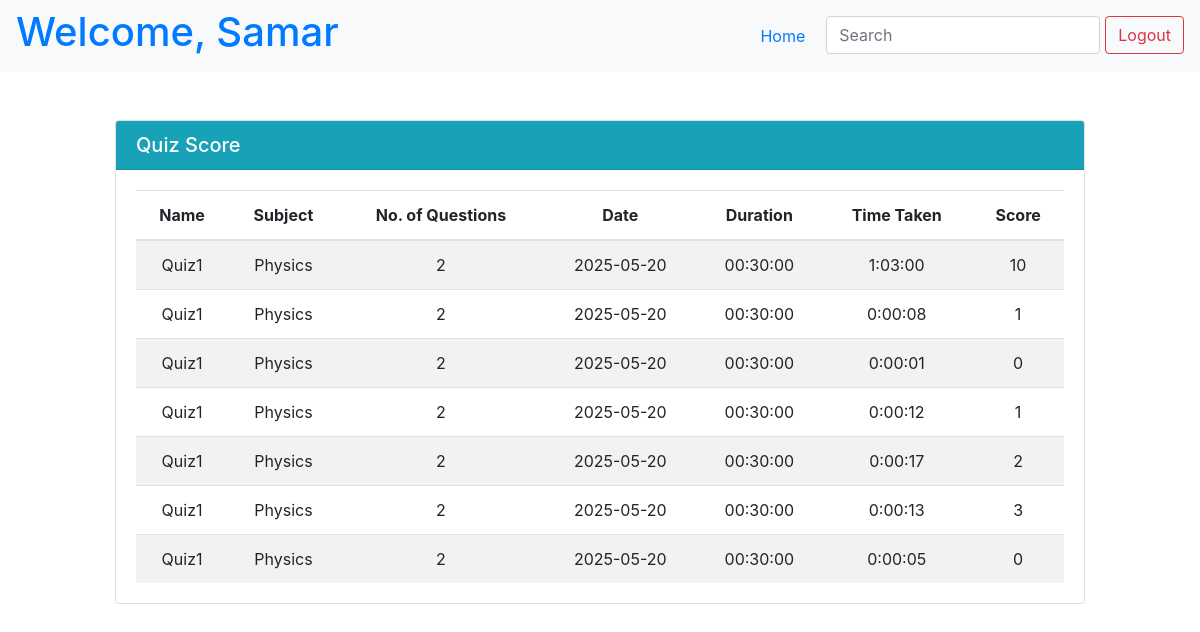
The app's page /samar/score (signed in) with its own data.
### app.py (models this page shows)
class User(db.Model):
    id = db.Column(db.Integer, primary_key=True)
    name = db.Column(db.String(255), nullable=False)
    username = db.Column(db.String(255), nullable=False, unique=True)
    password = db.Column(db.String(255), nullable=False)
    dob = db.Column(db.Date)
    blocked = db.Column(db.Boolean, default=0)
    score = db.relationship("Score", backref="user")

class Score(db.Model):
    id = db.Column(db.Integer, primary_key=True)
    quiz_id = db.Column(db.Integer, db.ForeignKey("quiz.id"), nullable=False)
    user_id = db.Column(db.Integer, db.ForeignKey("user.id"), nullable=False)
    start_time = db.Column(db.DateTime)
    end_time = db.Column(db.DateTime)
    user_score = db.Column(db.Integer, nullable=False)

class Quiz(db.Model):
    id = db.Column(db.Integer, primary_key=True)
    subject_id = db.Column(db.Integer, db.ForeignKey("subject.id"), nullable=False)
    name = db.Column(db.String(), nullable=False)
    quiz_date = db.Column(db.Date, nullable=False)
    time_duration = db.Column(db.Time, nullable=False)
    question = db.relationship('Quizwisequestion', backref="quiz")
    score = db.relationship('Score', backref="quiz")

class Subject(db.Model):
    id = db.Column(db.Integer, primary_key=True)
    name = db.Column(db.String(255), nullable=False)
    description = db.Column(db.String())
    chapter = db.relationship('Chapter', backref='subject')
    quiz = db.relationship('Quiz', backref="subject")

### app.py (the view)
@app.route("/<username>/score")
def user_score(username):
    user = User.query.filter_by(username=username).first()
    if not user or (not 'username' in session or username != session["username"]):
        flash("Invalid credentials!", "error")
        return redirect(url_for("index"))
    data = []
    tmp_data = db.session.query(
        Quiz.id.label("quiz_id"),
        Quiz.name.label("quiz_name"),
        Subject.name.label("subject_name"),
        Quiz.quiz_date,
        Quiz.time_duration,
        Score.start_time,
        Score.end_time,
        Score.user_score
    ).join(Subject, Quiz.subject_id == Subject.id
    ).join(Score, Score.quiz_id == Quiz.id).filter(Score.user_id==User.id).all()
    for row in tmp_data:
        data.append({
            "quiz_id":row.quiz_id,
            "quiz_name":row.quiz_name,
            "subject_name":row.subject_name,
            "no_of_questions": Quizwisequestion.query.filter_by(quiz_id=row.quiz_id).count(),
            "quiz_date":row.quiz_date,
            "time_duration":row.time_duration,
            "attempt_time":row.end_time-row.start_time,
            "user_score":row.user_score
        })
    return render_template("user_score.html", user=user, data=data)

### app.py (called while the page is built)
@app.after_request
def add_header(response):
    response.headers['Cache-Control'] = 'no-store, no-cache, must-revalidate, post-check=0, pre-check=0, max-age=0'
    response.headers['Pragma'] = 'no-cache'
    response.headers['Expires'] = '-1'
    return response

### templates/user_score.html (shortened to what this page needs)
{% extends 'base.html' %}
{% block content %}
<div class="page-wrapper">
    <nav class="navbar navbar-expand-lg navbar-light bg-light">
        <a href="{{ url_for('user', username=user.username) }}" style="text-decoration: none;">
            <h1>Welcome, {{user.name}}</h1>
        </a>
        <ul class="nav ml-auto">
            <li class="nav-item">
                <a class="nav-link" href="/{{user.username}}">Home</a>
            </li>
            <li class="nav-item">
                <input class="form-control" type="search" placeholder="Search" aria-label="Search" name="q"
                    hx-get="/{{user.username}}/score/search" hx-trigger="keyup changed delay:500ms" hx-target="#search-results">
            </li>
            <li>
                <form action="/logout" class="d-inline">
                    <button type="submit" class="btn btn-outline-danger">Logout</button>
                </form>
            </li>
        </ul>
    </nav>
    <div id="search-results">
        {% if not search %}
        {% include 'quiz_score.html' %}
        {% endif %}
    </div>
</div>
{% endblock %}

### templates/base.html (shortened to what this page needs)
<!DOCTYPE html>
<html lang="en">
<head>
    <link rel="stylesheet" href="https://stackpath.bootstrapcdn.com/bootstrap/4.5.2/css/bootstrap.min.css">
</head>
<body>
    {% block content %}{% endblock %}
</body>
</html>

### templates/quiz_score.html
<div class="d-flex justify-content-center mt-5">
    <div class="col-md-10">
        <div class="card">
            <div class="card-header bg-info text-white d-flex align-items-center justify-content-between">
                <h5 class="card-title m-0">Quiz Score</h5>
            </div>
            <div class="card-body">
                <table class="table table-striped mb-0 text-center">
                    <thead>
                        <tr>
                            <th class="text-center">Name</th>
                            <th class="text-center">Subject</th>
                            <th class="text-center">No. of Questions</th>
                            <th class="text-center">Date</th>
                            <th class="text-center">Duration</th>
                            <th class="text-center">Time Taken</th>
                            <th class="text-center">Score</th>
                        </tr>
                    </thead>
                    <tbody>
                        {% for row in data %}
                        <tr>
                            <td class="text-center">{{ row.quiz_name }}</td>
                            <td class="text-center">{{ row.subject_name }}</td>
                            <td class="text-center">{{ row.no_of_questions }}</td>
                            <td class="text-center">{{ row.quiz_date }}</td>
                            <td class="text-center">{{ row.time_duration }}</td>
                            <td class="text-center">{{ row.attempt_time }}</td>
                            <td class="text-center">{{ row.user_score }}</td>
                        </tr>
                        {% endfor %}
                    </tbody>
                </table>
            </div>
        </div>
    </div>
</div>

### templates/user_score.html (style rules this page uses)
.nav-item { margin-right: 5px; }

### records on screen
User: name "Samar"
Score: quiz_name "Quiz1", subject_name "Physics", no_of_questions "2", quiz_date "2025-05-20", time_duration "00:30:00", attempt_time "1:03:00", user_score "10"
Score: quiz_name "Quiz1", subject_name "Physics", no_of_questions "2", quiz_date "2025-05-20", time_duration "00:30:00", attempt_time "0:00:08", user_score "1"
Score: quiz_name "Quiz1", subject_name "Physics", no_of_questions "2", quiz_date "2025-05-20", time_duration "00:30:00", attempt_time "0:00:01", user_score "0"
Score: quiz_name "Quiz1", subject_name "Physics", no_of_questions "2", quiz_date "2025-05-20", time_duration "00:30:00", attempt_time "0:00:12", user_score "1"
Score: quiz_name "Quiz1", subject_name "Physics", no_of_questions "2", quiz_date "2025-05-20", time_duration "00:30:00", attempt_time "0:00:17", user_score "2"
Score: quiz_name "Quiz1", subject_name "Physics", no_of_questions "2", quiz_date "2025-05-20", time_duration "00:30:00", attempt_time "0:00:13", user_score "3"
Score: quiz_name "Quiz1", subject_name "Physics", no_of_questions "2", quiz_date "2025-05-20", time_duration "00:30:00", attempt_time "0:00:05", user_score "0"
